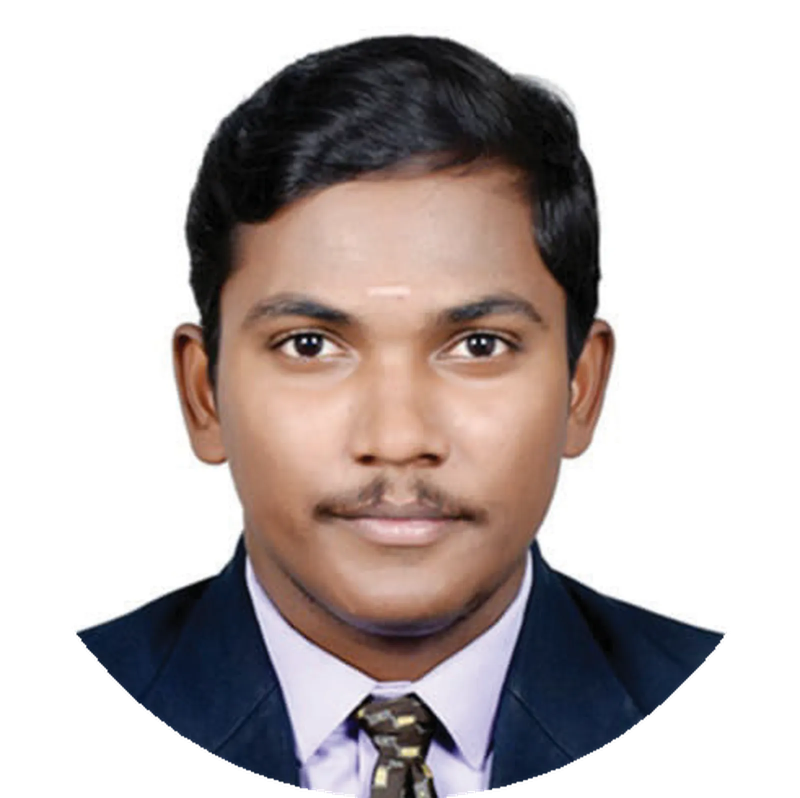
#> input picture images/people/alumni/masters-ug/lg/kumaresan-s.webp, 1600 x 1596 px (shown at 1/2 size)
$ python -i optimize_people.py   (imports and definitions only)
#> lines starting #> are read from the running program, lines starting #| are printed output that depends on the picture
import os
from PIL import Image

PEOPLE_ROOT = 'images/people'
SIZES = {
    'sm': 400,
    'md': 800,
    'lg': 1600,
    'placeholder': 20
}

def process_image(input_path, output_base):
#> called with output_base = 'out.png'
    filename = os.path.basename(input_path)
    name_no_ext = os.path.splitext(filename)[0]

    with Image.open(input_path) as img:
        # Convert to RGB if necessary (e.g. for PNG with transparency if saving to JPEG, but here we use WebP)
#> img is the input picture: PIL image 1600x1596 RGBA; mean R, G, B, A 139.3, 130.6, 129.2, 199.6
        if img.mode in ("RGBA", "P"):
            img = img.convert("RGBA")
        else:
            img = img.convert("RGB")

        for s_name, width in SIZES.items():
            out_dir = os.path.join(output_base, s_name)
            os.makedirs(out_dir, exist_ok=True)

            # Maintain aspect ratio
            w_percent = (width / float(img.size[0]))
            h_size = int((float(img.size[1]) * float(w_percent)))

            # Resize
            resized = img.resize((width, h_size), Image.Resampling.LANCZOS)

            # Quality
            quality = 10 if s_name == 'placeholder' else 80
            output_path = os.path.join(out_dir, f"{name_no_ext}.webp")
            resized.save(output_path, "WEBP", quality=quality)
            print(f"Generated: {output_path}")
#> this loop made 4 passes
#> pass 1, in process_image, `resized = img.resize((width, h_size), Image.Resampling.LANCZOS)`:
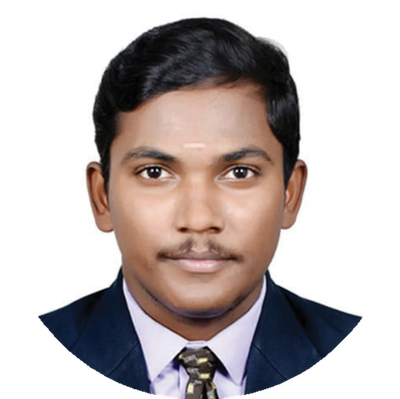
#> resized: PIL image 400x399 RGBA; mean R, G, B, A 137.7, 129, 127.6, 199.6; transparent parts drawn white
#> after the loop:
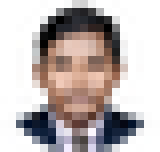
#> resized: PIL image 20x19 RGBA (shown 8 times larger); mean R, G, B, A 157.3, 149.3, 149.1, 199.9; transparent parts drawn white

def run():
    for root, dirs, files in os.walk(PEOPLE_ROOT):
        # Skip size folders if we are running this again
        if any(s in root for s in SIZES.keys()):
            continue

        for file in files:
            if file.lower().endswith(('.png', '.jpg', '.jpeg')):
                input_path = os.path.join(root, file)
                # output_base should be the root of the category (e.g. images/people/alumni/phd)
                process_image(input_path, root)

# [2 lines not run here, left out]

>>> result = process_image('../images/people/alumni/masters-ug/lg/kumaresan-s.webp', 'out.png')

$ run again, on images/people/alumni/masters-ug/md/rushikesh-dhumal.webp
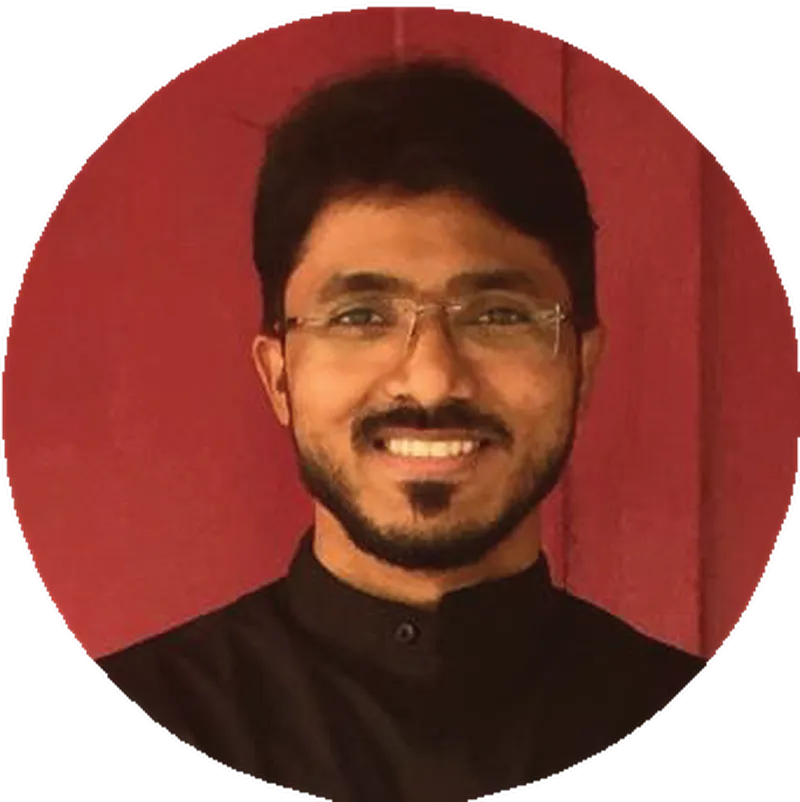
#> input picture images/people/alumni/masters-ug/md/rushikesh-dhumal.webp, 800 x 802 px
#> in process_image, img is the input picture: PIL image 800x802 RGBA; mean R, G, B, A 98.8, 40, 31, 198.8
#> after the loop in process_image, `for s_name, width in SIZES.items():`:
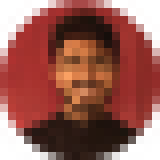
#> resized: PIL image 20x20 RGBA (shown 8 times larger); mean R, G, B, A 109.6, 43.8, 33.7, 199.2; transparent parts drawn white

$ run again, on images/people/alumni/masters-ug/md/sambhashar-singh.webp
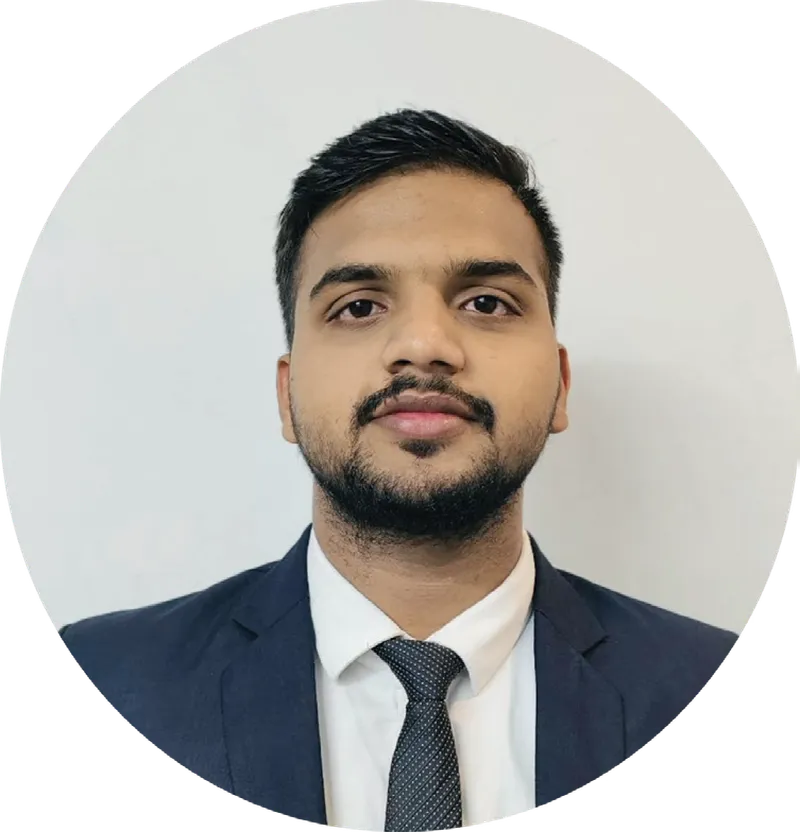
#> input picture images/people/alumni/masters-ug/md/sambhashar-singh.webp, 800 x 832 px
#> in process_image, img is the input picture: PIL image 800x832 RGBA; mean R, G, B, A 136.1, 134.4, 131.1, 200.4
#> after the loop in process_image, `for s_name, width in SIZES.items():`:
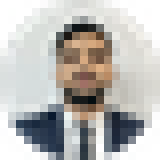
#> resized: PIL image 20x20 RGBA (shown 8 times larger); mean R, G, B, A 150.8, 150.1, 147.1, 200.7; transparent parts drawn white
